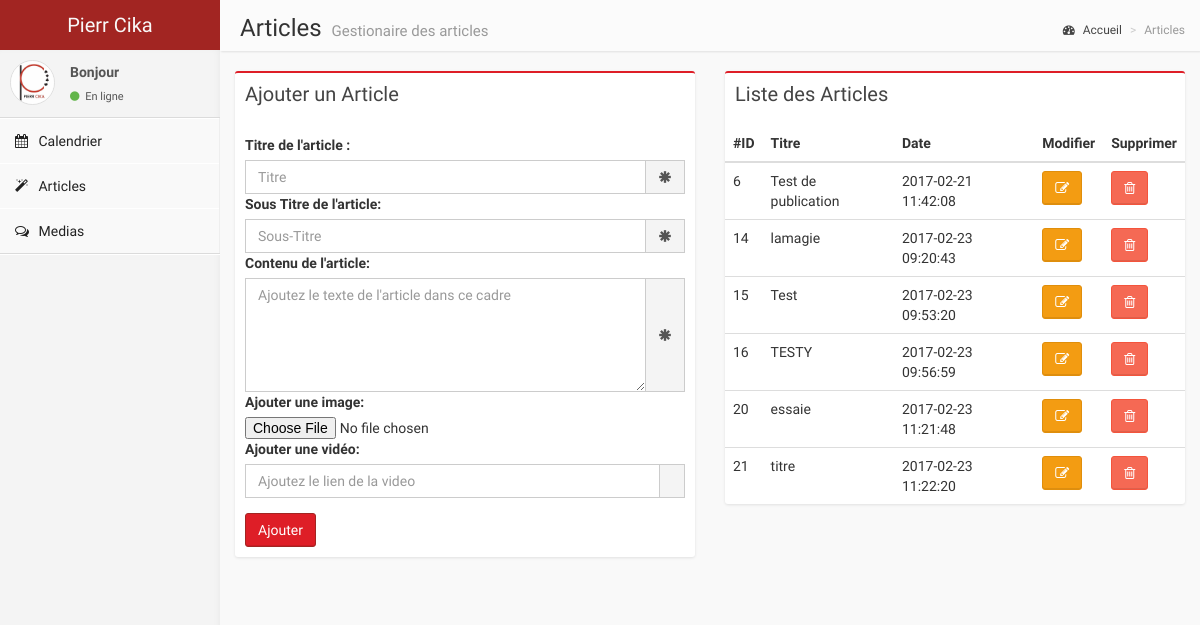
/savearticles.php, run on the app's committed database.
### tables this page shows
CREATE TABLE `articles` (
  `id` int(11) NOT NULL,
  `titre` varchar(50) NOT NULL,
  `soustitre` varchar(50) NOT NULL,
  `texte` longtext NOT NULL,
  `image` text NOT NULL,
  `video` text NOT NULL,
  `date` timestamp NOT NULL DEFAULT CURRENT_TIMESTAMP ON UPDATE CURRENT_TIMESTAMP
);

### PierrBack/db.class.php (called while the page is built, shortened)
<?php
class DB {
	private $host = 'localhost';
	private $userName = 'root';
	private $password = '';
	private $dataBase = 'magicien';
	private $bdd;
	public function __construct($host = null, $userName = null, $password = null, $dataBase = null){
		try {
			$this->bdd = new PDO('mysql:host='.$this->host.';dbname='.$this->dataBase, $this->userName, $this->password, array(PDO::MYSQL_ATTR_INIT_COMMAND => 'SET NAMES UTF8', PDO::ATTR_ERRMODE => PDO::ERRMODE_WARNING));
		} catch(PDOException $e){
			die('<center><h1>Impossible de se connecter à la base</h1></center>');
		}
	}
	public function query($sql, $data = array()){
		$req = $this->bdd->prepare($sql);
		$req->execute($data);
		return $req->fetchAll(PDO::FETCH_OBJ);
	}
}
?>

### savearticles.php (the view, shortened to what this page needs)
<?php
$bdd = new DB();
?>
<!DOCTYPE html>
<html>
    <head>
        <link href="css/bootstrap.min.css" rel="stylesheet" type="text/css" />
        <link href="css/font-awesome.min.css" rel="stylesheet" type="text/css" />
        <link href="css/ionicons.min.css" rel="stylesheet" type="text/css" />
        <link href="css/fullcalendar/fullcalendar.css" rel="stylesheet" type="text/css" />
        <link href="css/fullcalendar/fullcalendar.print.css" rel="stylesheet" type="text/css" media='print' />
        <link href="css/AdminLTE.css" rel="stylesheet" type="text/css" />
        <link href="css/select2.css" rel="stylesheet" type="text/css" />
        <link href="css/classic.css" rel="stylesheet" type="text/css" />
        <link href="css/classic.date.css" rel="stylesheet" type="text/css" />
        <link href="cssBack.css" rel="stylesheet" type="text/css" />
        <link href="css/print.css" rel="stylesheet" type="text/css" media="print" />
    </head>
    <body class="skin-blue">
        <header class="header">
            <a href="index.php" class="logo">
                Pierr Cika
            </a>
        </header>
        <div class="wrapper row-offcanvas row-offcanvas-left">
            <aside class="left-side sidebar-offcanvas">
                <section class="sidebar">
                    <div class="user-panel">
                        <div class="pull-left image">
                            <img src="img/LEAME.jpg" class="img-circle" alt="User Image" />
                        </div>
                        <div class="pull-left info">
                            <p>Bonjour</p>
                            <a href="#"><i class="fa fa-circle text-success"></i> En ligne</a>
                        </div>
                    </div>
                    <ul class="sidebar-menu">
                         <li class="active">
                            <a href="index.php">
                                <i class="fa fa-calendar"></i> <span>Calendrier</span>
                            </a>
                            <a href="articles.php">
                                <i class="fa fa-magic"></i> <span>Articles</span>
                            </a>
                            <a href="medias.php">
                                <i class="fa fa-comments-o"></i> <span>Medias</span>
                            </a>
                        </li>
                    </ul>
                </section>
            </aside>
            <aside class="right-side">
                <section class="content-header">
                    <h1>
                        Articles
                        <small>Gestionaire des articles</small>
                    </h1>
                    <ol class="breadcrumb">
                        <li><a href="#"><i class="fa fa-dashboard"></i> Accueil</a></li>
                        <li class="active">Articles</li>
                    </ol>
                </section>
                <section class="content">
                    <div class="row">
                        <div class="col-md-6">
                            <div class="box box-primary">
                                <div class="box-header">
                                    <h3 class="box-title">Ajouter un Article </h3>
                                </div>
                                <div class="box-body">
                                    <form method="post" action="?envoi" name="ajouter_article" id="ajouter_article"  enctype="multipart/form-data">
                                     <div class="form-group">
                                        <label for="titre">Titre de l'article :</label>
                                        <div class="input-group">
                                            <input type="text" class="form-control" name="titre" id="titre" placeholder="Titre" required>
                                            <span class="input-group-addon"><span class="glyphicon glyphicon-asterisk"></span></span>
                                        </div>
                                        <label for="soustitre">Sous Titre de l'article:</label>
                                        <div class="input-group">
                                            <input type="text" class="form-control" name="soustitre" id="soustitre" placeholder="Sous-Titre" required>
                                            <span class="input-group-addon"><span class="glyphicon glyphicon-asterisk"></span></span>
                                        </div>
                                        <label for="texte">Contenu de l'article:</label>
                                        <div class="input-group">
                                            <textarea class="form-control" rows="5" name="texte" id="texte" placeholder="Ajoutez le texte de l'article dans ce cadre"></textarea>
                                            <span class="input-group-addon"><span class="glyphicon glyphicon-asterisk"></span></span>
                                        </div>
                                        <label for="image">Ajouter une image:</label>
                                        <input type="file" class="file" id="image" name="image">
                                        <label for="video">Ajouter une vidéo:</label>
                                        <div class="input-group">
                                            <input type="text" class="datepicker form-control" name="video" id="video" placeholder="Ajoutez le lien de la video">
                                            <span class="input-group-addon"></span>
                                        </div>
                                    </div>
                                    <input type="submit" name="ajouter_commande" value="Ajouter" class="btn btn-info pull-center">
                                    </form>
                                </div>
                            </div>
                        </div>
                        <div class="col-md-6">
                            <div class="box box-primary">
                                <div class="box-header">
                                    <h3 class="box-title">Liste des Articles </h3>
                                </div>
                                <table class="table">
                                  <thead>
                                    <tr>
                                      <th>#ID</th>
                                      <th>Titre</th>
                                      <th>Date</th>
                                      <th>Modifier</th>
                                      <th>Supprimer</th>
                                    </tr>
                                  </thead>
                                  <tbody>
                                    <tr>
                                        <?php
                                       $articles = $bdd->query(" SELECT * FROM articles;");
                                       foreach ($articles as $article) :
                                     ?>
                                        <td scope="row"><?= $article->id; ?></td>
                                        <td><?= $article->titre; ?></td>
                                        <td><?= $article->date; ?></td>
                                        <td>
                                          <a href="#" class="btn btn-warning" data-dismiss="modal" data-toggle="modal" data-target="#edit-<?php echo($article->id); ?>">
                                            <i class="fa fa-edit"></i>
                                          </a>
                                        </td>
                                        <td><a href="#" class="btn btn-danger" style="float: left" data-dismiss="modal" data-toggle="modal" data-target="#fullCalModalDel<?= $article->id; ?>"><i class="fa fa-trash-o"></i></a></td>
                                    </tr>
                                    <?php endforeach ?>
                                  </tbody>
                                </table>
                            </div>
                        </div>
                    </div>
                </section>
            </aside>
        </div>
    </body>
</html>

### data on the page
articles: id "6", titre "Test de publication", date "2017-02-21 11:42:08"
articles: id "14", titre "lamagie", date "2017-02-23 09:20:43"
articles: id "15", titre "Test", date "2017-02-23 09:53:20"
articles: id "16", titre "TESTY", date "2017-02-23 09:56:59"
articles: id "20", titre "essaie", date "2017-02-23 11:21:48"
articles: id "21", titre "titre", date "2017-02-23 11:22:20"
